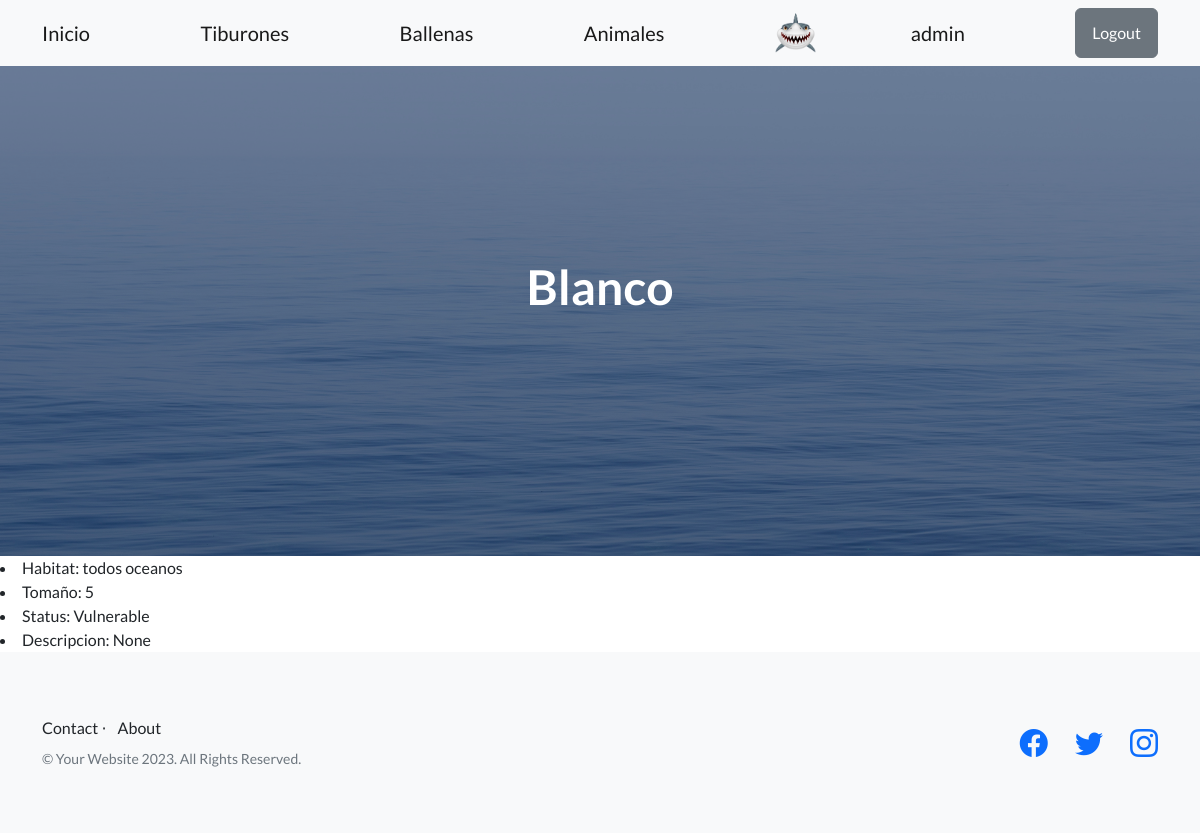
Screenshot of /tiburones/1/ (signed in) with the database file from the repository.
### usuario/models.py (models this page shows)
class InfoExtra(models.Model):
    user = models.OneToOneField(User, on_delete=models.CASCADE)
    avatar = models.ImageField(upload_to='avatares', null=True, blank=True)

### inicio/models.py (models this page shows, shortened)
class Tiburon(models.Model):
    tipo = models.CharField(max_length=30)
    habitat = models.CharField(max_length=30)
    tomaño = models.IntegerField()
    status = models.CharField(max_length=10)
    descripcion = models.TextField(null=True)
    avatar = models.ImageField(upload_to='inicio/static/assets', null=True, blank=True)  # Agregar el campo avatar

### inicio/views.py (the view)
# urls.py: path('tiburones/<int:pk>/',views.MostrarTiburon.as_view(), name='mostrar_tiburon'),
class MostrarTiburon(DeleteView):
    model = Tiburon
    template_name = "inicio/CBV/mostrar_tiburon_CBV.html"

### inicio/templates/inicio/CBV/mostrar_tiburon_CBV.html (shortened to what this page needs)
{% extends 'base.html' %}
{% block h1_header %}
{{tiburon.tipo}}
{% endblock h1_header%}
{% block contenido %}
<li>Habitat: {{tiburon.habitat}}</li>
<li>Tomaño: {{tiburon.tomaño}}</li>
<li>Status: {{tiburon.status}}</li>
<li>Descripcion: {{tiburon.descripcion}} </li>
{% endblock contenido %}

### templates/base.html (shortened to what this page needs)
<!DOCTYPE html>
<html lang="en">
    {% load static %}
    <head>
        <link href="https://cdn.jsdelivr.net/npm/bootstrap-icons@1.5.0/font/bootstrap-icons.css" rel="stylesheet" type="text/css" />
        <link href={% static 'css/styles.css' %} rel="stylesheet" />
    </head>
    <body>
        <nav class="navbar navbar-light bg-light static-top">
            <div class="container">
                <a class="navbar-brand" href={% url 'inicio' %}>Inicio</a>
                <a class="navbar-brand" href= {% url 'listar_tiburones' %}>Tiburones </a>
                <a class="navbar-brand" href={% url 'listar_ballenas' %}>Ballenas</a>
                <a class="navbar-brand" href={% url 'listar_animales' %}>Animales</a>
                {% if request.user.is_authenticated %}
                {% if request.user.infoextra.avatar.url %}
                <img src={{request.user.infoextra.avatar.url}} alt="" height='40px'>
                {% endif %}
                <a class="navbar-brand" href={% url 'usuario:editar_perfil' %}>{{request.user.username}}</a>
                <a class="btn btn-secondary" href={% url 'usuario:logout' %}>Logout</a>
                {% else %}
                <a class="btn btn-primary" href={% url 'usuario:login' %}>Login</a>
                <a class="btn btn-primary" href={% url 'usuario:registrarse' %}>Registrarse</a>
                {% endif %}
            </div>
        </nav>
        {% block header %}
        <header class="masthead">
            <div class="container position-relative">
                <div class="row justify-content-center">
                    <div class="col-xl-6">
                        <div class="text-center text-white">
                            <h1 class="mb-5">
                                {% block h1_header %}{% endblock h1_header %}
                            </h1>
                        </div>
                    </div>
                </div>
            </div>
        </header>
        {% endblock header %}
        {% block contenido %}{% endblock contenido %}
        <footer class="footer bg-light">
            <div class="container">
                <div class="row">
                    <div class="col-lg-6 h-100 text-center text-lg-start my-auto">
                        <ul class="list-inline mb-2">
                            <a class="navbar-brand" href="{% url 'contact' %}">Contact</a>
                            <li class="list-inline-item">⋅</li>
                            <a class="navbar-brand" href="{% url 'about' %}">About</a>
                        </ul>
                        <p class="text-muted small mb-4 mb-lg-0">&copy; Your Website 2023. All Rights Reserved.</p>
                    </div>
                    <div class="col-lg-6 h-100 text-center text-lg-end my-auto">
                        <ul class="list-inline mb-0">
                            <li class="list-inline-item me-4">
                                <a href="https://www.facebook.com" target="_blank"><i class="bi-facebook fs-3"></i></a>
                            </li>
                            <li class="list-inline-item me-4">
                                <a href="https://www.twitter.com" target="_blank"><i class="bi-twitter fs-3"></i></a>
                            </li>
                            <li class="list-inline-item">
                                <a href="https://www.instagram.com" target="_blank"><i class="bi-instagram fs-3"></i></a>
                            </li>
                        </ul>
                    </div>
                </div>
            </div>
        </footer>
    </body>
</html>

### rows the page displays
Tiburon: tipo "Blanco", habitat "todos oceanos", tomaño "5", status "Vulnerable", descripcion "None"

### other values shown
{{ request.user.username }} "admin"
